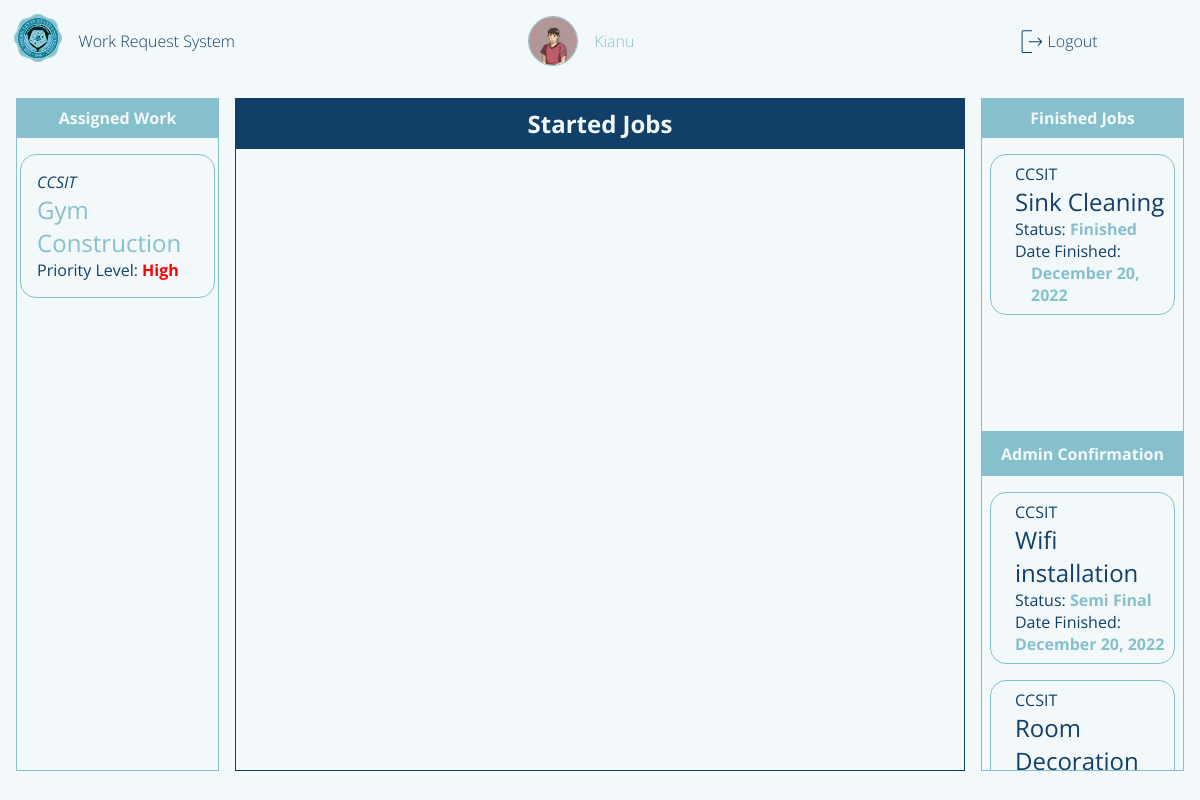
The page /staffPage (signed in) on the database its author committed.
### flaskApp/models.py (models this page shows, shortened)
class User(db.Model, UserMixin):
	__tablename__ = 'user'
	id = db.Column(db.Integer, primary_key=True)
	userName = db.Column(db.String(20), unique=True, nullable=False)
	userType = db.Column(db.String(20), default='Admin')
	passWord = db.Column(db.String(60), nullable=False)
	profilePicture = db.Column(db.String(60), default='dafault.png')
	requestForm = db.relationship('UserRequestForm', backref='user')
	userStaffExtension = db.relationship('StaffExtension', backref='staffExtension', uselist=False)

class UserRequestForm(db.Model):
	__tablename__ = 'userRequestForm'
	id = db.Column(db.Integer, primary_key=True)
	requestorName = db.Column(db.String(500), nullable=False)
	requestTitle = db.Column(db.String(500), nullable=False)
	requestedWork = db.Column(db.String(500), nullable=False)
	roomNumber = db.Column(db.String(20), nullable=False)
	avilabilityOfMaterials = db.Column(db.String(10), nullable=False)
	priorityLevel = db.Column(db.Integer, default=0) # change this to integer in the future 0 - pending 1 - high 2 - medium 3 - low
	status = db.Column(db.String(20), default='Pending')
	dateApproved = db.Column(DateTime, default=datetime.now(), nullable=False)
	dateLimit = db.Column(DateTime, default=datetime.now(), nullable=False)
	requestFormId = db.Column(db.Integer, db.ForeignKey('user.id'))
	requestRating = db.Column(db.Integer, default=0) # this is where a rating will be recorded
	assignedStaff = db.Column(db.Integer, db.ForeignKey('userstaff.id'))

### flaskApp/routes.py (the view)
@app.route('/staffPage', methods=['GET', 'POST'])
def staffPage():
	if current_user.is_authenticated == False:
		return redirect(url_for('loginPage'))
	userStaffAssigned = StaffExtension.query.filter_by(staffName=current_user.userName).first()
	user = StaffExtension.query.filter_by(staffId=current_user.id).first()
	profileImage = url_for('static', filename='profilePic/'+current_user.profilePicture)
	return render_template('staffDashboard.html', title='Staff Page', user=current_user.userName, userStaff=user, profileImage=profileImage, userStaffAssigned=userStaffAssigned.staffAssignment)

### flaskApp/models.py (called while the page is built)
@loginManager.user_loader
def loadUser(userId):
	return User.query.get(int(userId))

### flaskApp/templates/staffDashboard.html (shortened to what this page needs)
{% extends "layout.html" %}
{% block content %}
<main class="content-main">
		<section class="header">
			Started Jobs
		</section>
		<section class="body">
		</section>
</main>
<section class="content-left">
	<section class="header">Assigned Work</section>
	<section class="main">
		{% for assigned in userStaffAssigned %}
			{% if assigned.status != 'OnGoing' and assigned.status != 'Finished' and assigned.status != 'Semi Final'%}
			<div class="content-left-items">
				<section class="req-name">
					{{ assigned.requestorName }}
				</section>
				<section class="req-title">
					<a href="{{ url_for('staffOngoingPage', name=assigned.requestorName, idNum=assigned.id) }}">{{ assigned.requestTitle }}</a>
				</section>
				<section class="req-status">
					{% if assigned.priorityLevel == 1 %}
						<span>Priority Level: <i style="color:red;">High</i></span>
					{% elif assigned.priorityLevel == 2 %}
						<span>Priority Level: <i style="color:orange;">Medium</i></span>
					{% elif assigned.priorityLevel == 3 %}
						<span>Priority Level: <i style="color:green;">Low</i></span>
					{% endif %}
				</section>
			</div>
			{% endif %}
		{% endfor %}
	</section>
	<section class="footer">Foot</section>
</section>
<section class="content-right">
	<section class="header">Finished Jobs</section>
	<section class="main semi-final">
		{% for assigned in userStaffAssigned %}
			{% if assigned.status == 'Finished'%}
				<div class="content-finished">
					<section class="finished-header">
						{{ assigned.requestorName }}
					</section>
					<section class="finished-main">
						{{ assigned.requestTitle }}
					</section>
					<section class="finished-footer">
						<i>Status: </i>
						<i>{{ assigned.status }}</i>
					</section>
					<section class="finished-footer2">
						<i>Date Finished: </i>
						<i>{{ assigned.dateApproved.strftime("%B %d, %Y") }}</i>
					</section>
				</div>
			{% endif %}
		{% endfor %}
	</section>
	<section class="header2">Admin Confirmation</section>
	<section class="finished">
		{% for assigned in userStaffAssigned %}
			{% if assigned.status == 'Semi Final'%}
				<div class="content-finished">
					<section class="finished-header">
						{{ assigned.requestorName }}
					</section>
					<section class="finished-main">
						{{ assigned.requestTitle }}
					</section>
					<section class="finished-footer">
						<i>Status: </i>
						<i>{{ assigned.status }}</i>
					</section>
					<section class="finished-footer">
						<i>Date Finished: </i>
						<i>{{ assigned.dateApproved.strftime("%B %d, %Y") }}</i>
					</section>
				</div>
			{% endif %}
		{% endfor %}
	</section>
</section>
<footer class="content-footer">
</footer>
{% endblock content %}

### flaskApp/templates/layout.html (shortened to what this page needs)
<!DOCTYPE html>
<html>
<head>
    {% if title == 'Login Page'%}
    	<link rel="stylesheet" type="text/css" href="{{ url_for('static', filename='login.css') }}">
    {% elif title == 'Admin Page'%}
    	<link rel="stylesheet" type="text/css" href="{{ url_for('static', filename='adminDashboard.css') }}">
    {% elif title == 'Requestor Page'%}
        <link rel="stylesheet" type="text/css" href="{{ url_for('static', filename='requestorDashboard.css') }}">
    {% elif title == 'Staff Page'%}
        <link rel="stylesheet" type="text/css" href="{{ url_for('static', filename='staffDashboard.css') }}">
    {% elif title == 'Admin Approval Page'%}
        <link rel="stylesheet" type="text/css" href="{{ url_for('static', filename='adminApproval.css') }}">
    {% elif title == 'Staff Ongoing Page'%}
        <link rel="stylesheet" type="text/css" href="{{ url_for('static', filename='staffOngoing.css') }}">
    {% elif title == 'Profile Page'%}
        <link rel="stylesheet" type="text/css" href="{{ url_for('static', filename='profilePage.css') }}">
    {% endif%}
</head>
<body>
	<div class="container">
        {% if title != 'Login Page'%}
        <header class="content-header">
            <div class="img-box">
                <img class="logo_slsu" src="{{ url_for('static', filename='img/logo_slsu.svg') }}">
            </div>
            {% if title == 'Admin Page'%}
                <section class="header-title">
                    <a href="{{ url_for('adminPage') }}">Work Request System</a>
                </section>
                <section class="header-user">
                    <img class='profile-picture'src="{{ profileImage }}">
                    <a href="{{ url_for('profilePage') }}">{{ user }}</a>
                </section>
            {% elif title == 'Staff Page' %}
                <section class="header-title">
                    <a href="{{ url_for('staffPage') }}">Work Request System</a>
                </section>
                <section class="header-user">
               <img class='profile-picture'src="{{ profileImage }}">
                   <a href="{{ url_for('profilePage') }}">{{ user }}</a>
                </section>
            {% endif %}
            <div class="header-profile">
                {% if current_user.is_authenticated == True %}
                <img src="{{ url_for('static', filename='img/logout.svg') }}">
                <a href="{{ url_for('logout') }}">Logout</a>
                {% endif %}
            </div>
        </header>
        {% endif%}
		{% block content %}{% endblock content %}
	</div>
</body>
</html>

### flaskApp/static/staffDashboard.css (style rules this page uses)
body { background: var(--white); }
.container { margin: 0; display: grid; height: 100vh; grid-template-columns: 0.3fr 1fr 0.3fr; grid-template-rows: 0fr 1fr 0.02fr; grid-gap: 1rem; grid-template-areas: 'h h h' 'l m r' 'f f f'; }
.content-header { grid-area: h; display: flex; flex-direction: row; align-items: center; padding: var(--fn-small); }
.img-box { flex-grow: 0; }
.header-title { flex-grow: 0; margin-left: 1rem; }
.header-title a { font-size: var(--fn-regular); font-weight: lighter; color: var(--blue); }
.header-user { flex-grow: 1; font-size: var(--fn-regular); font-weight: lighter; color: var(--blue); }
.header-profile { flex-grow: 0.3; }
.header-profile a { font-size: var(--fn-regular); font-weight: lighter; color: var(--blue); }
.content-main { grid-area: m; border: 1px solid var(--blue); color: var(--blue); display: flex; flex-direction: column; }
.content-main .header { flex-grow: 0; border-bottom: 1px solid var(--blue); padding: 0.5rem 0rem 0.5rem 0rem; text-align: center; font-size: var(--fn-medium); font-weight: bold; color: var(--white); background-color: var(--blue); }
.content-main .body { flex-grow: 1; display: flex; flex-direction: column; overflow: scroll; align-items: center; height: 1rem; }
.content-left { grid-area: l; border: 1px solid var(--blueGreen); color: var(--white); display: flex; flex-direction: column; margin-left: 1rem; }
.content-left .header { flex-grow: 0; border-bottom: 1px solid var(--blueGreen); text-align: center; padding: 0.5rem; font-size: var(--fn-regular); font-weight: lighter; color: var(--white); background-color: var(--blueGreen); font-weight: bold; }
.content-left .main { flex-grow: 1; height: 1rem; display: flex; flex-direction: column; align-items: center; color: var(--blue); }
.content-left .footer { flex-grow: 0; }
.content-left-items { border: 1px solid var(--blueGreen); border-radius: 1rem; width: 80%; display: flex; flex-direction: column; padding: 1rem; margin-top: 1rem; background-color: var(--white); }
.content-left-items section:first-child { font-style: italic; }
.content-left-items section:nth-child(2) { font-size: var(--fn-medium); }
.content-left-items section:nth-child(3) i { font-weight: bold; }
.content-right { grid-area: r; border: 1px solid var(--blueGreen); margin-right: 1rem; color: var(--blue); display: flex; flex-direction: column; }
.content-right .header { flex-grow: 0; border-bottom: 1px solid var(--blueGreen); color: var(--white); background-color: var(--blueGreen); text-align: center; padding: 0.5rem; font-weight: bold; }
.content-right .main { flex-grow: 1; height: 0rem; display: flex; flex-direction: column; overflow: scroll; }
.content-finished { border: 1px solid var(--blueGreen); margin: 1rem 0.5rem 0rem 0.5rem; padding: 0.5rem; border-radius: 1rem; }
.content-finished .finished-header { margin-left: 1rem; }
.content-finished .finished-main { font-size: var(--fn-medium); margin-left: 1rem; }
.content-finished .finished-footer { margin-left: 1rem; }
.content-finished .finished-footer i:last-child { font-weight: bold; color: var(--blueGreen); }
.content-finished .finished-footer2 { margin-left: 1rem; display: flex; flex-direction: column; }
.content-finished .finished-footer2 i:last-child { margin-left: 1rem; font-weight: bold; color: var(--blueGreen); }
.content-right .header2 { flex-grow: 0; background-color: var(--blueGreen); padding: 0.7rem; color: var(--white); font-weight: bold; text-align: center; }
.content-right .finished { flex-grow: 1; height: 0rem; display: flex; flex-direction: column; align-items: center; overflow: scroll; }

### rows shown on the page
User: userName "Kianu"
UserRequestForm: requestorName "CCSIT", requestTitle "Gym Construction", shows "Priority Level:", priorityLevel "High"
UserRequestForm: requestorName "CCSIT", requestTitle "Sink Cleaning", status "Finished", dateApproved "December 20, 2022"
UserRequestForm: requestorName "CCSIT", requestTitle "Wifi installation", status "Semi Final", dateApproved "December 20, 2022"
UserRequestForm: requestorName "CCSIT", requestTitle "Room Decoration"
